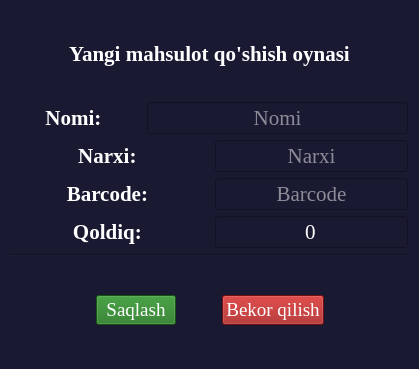
<?xml version="1.0" encoding="UTF-8"?>
<ui version="4.0">
 <class>Form</class>
 <widget class="QWidget" name="Form">
  <property name="geometry">
   <rect>
    <x>0</x>
    <y>0</y>
    <width>419</width>
    <height>369</height>
   </rect>
  </property>
  <property name="font">
   <font>
    <family>Times New Roman</family>
   </font>
  </property>
  <property name="windowTitle">
   <string>Yangi mahsulot</string>
  </property>
  <property name="windowIcon">
   <iconset resource="icons/images.qrc">
    <normaloff>:/image/plus.png</normaloff>:/image/plus.png</iconset>
  </property>
  <property name="styleSheet">
   <string notr="true">background-color: rgb(25, 25, 50); color: white;</string>
  </property>
  <layout class="QVBoxLayout" name="verticalLayout">
   <item>
    <layout class="QVBoxLayout" name="verticalLayout_2">
     <item>
      <widget class="QLabel" name="label">
       <property name="font">
        <font>
         <family>Times New Roman</family>
         <pointsize>16</pointsize>
         <weight>75</weight>
         <bold>true</bold>
        </font>
       </property>
       <property name="styleSheet">
        <string notr="true">color: white;
</string>
       </property>
       <property name="text">
        <string>Yangi mahsulot qo'shish oynasi</string>
       </property>
       <property name="alignment">
        <set>Qt::AlignCenter</set>
       </property>
      </widget>
     </item>
     <item>
      <layout class="QHBoxLayout" name="horizontalLayout" stretch="1,2">
       <item>
        <widget class="QLabel" name="label_2">
         <property name="font">
          <font>
           <family>Times New Roman</family>
           <pointsize>16</pointsize>
           <weight>75</weight>
           <bold>true</bold>
          </font>
         </property>
         <property name="styleSheet">
          <string notr="true">color: white;
</string>
         </property>
         <property name="text">
          <string>Nomi: </string>
         </property>
         <property name="alignment">
          <set>Qt::AlignCenter</set>
         </property>
        </widget>
       </item>
       <item>
        <widget class="QLineEdit" name="lineEdit">
         <property name="font">
          <font>
           <family>Times New Roman</family>
           <pointsize>16</pointsize>
          </font>
         </property>
         <property name="alignment">
          <set>Qt::AlignCenter</set>
         </property>
         <property name="placeholderText">
          <string>Nomi</string>
         </property>
        </widget>
       </item>
      </layout>
     </item>
     <item>
      <layout class="QHBoxLayout" name="horizontalLayout_4" stretch="1,0">
       <item>
        <widget class="QLabel" name="label_5">
         <property name="font">
          <font>
           <family>Times New Roman</family>
           <pointsize>16</pointsize>
           <weight>75</weight>
           <bold>true</bold>
          </font>
         </property>
         <property name="styleSheet">
          <string notr="true">color: white;
</string>
         </property>
         <property name="text">
          <string>Narxi: </string>
         </property>
         <property name="alignment">
          <set>Qt::AlignCenter</set>
         </property>
        </widget>
       </item>
       <item>
        <widget class="QLineEdit" name="lineEdit_3">
         <property name="font">
          <font>
           <family>Times New Roman</family>
           <pointsize>16</pointsize>
          </font>
         </property>
         <property name="alignment">
          <set>Qt::AlignCenter</set>
         </property>
         <property name="placeholderText">
          <string>Narxi</string>
         </property>
        </widget>
       </item>
      </layout>
     </item>
     <item>
      <layout class="QHBoxLayout" name="horizontalLayout_5" stretch="1,0">
       <item>
        <widget class="QLabel" name="label_6">
         <property name="font">
          <font>
           <family>Times New Roman</family>
           <pointsize>16</pointsize>
           <weight>75</weight>
           <bold>true</bold>
          </font>
         </property>
         <property name="styleSheet">
          <string notr="true">color: white;
</string>
         </property>
         <property name="text">
          <string>Barcode: </string>
         </property>
         <property name="alignment">
          <set>Qt::AlignCenter</set>
         </property>
        </widget>
       </item>
       <item>
        <widget class="QLineEdit" name="lineEdit_4">
         <property name="font">
          <font>
           <family>Times New Roman</family>
           <pointsize>16</pointsize>
          </font>
         </property>
         <property name="alignment">
          <set>Qt::AlignCenter</set>
         </property>
         <property name="placeholderText">
          <string>Barcode</string>
         </property>
        </widget>
       </item>
      </layout>
     </item>
     <item>
      <layout class="QHBoxLayout" name="horizontalLayout_6" stretch="1,0">
       <item>
        <widget class="QLabel" name="label_7">
         <property name="font">
          <font>
           <family>Times New Roman</family>
           <pointsize>16</pointsize>
           <weight>75</weight>
           <bold>true</bold>
          </font>
         </property>
         <property name="styleSheet">
          <string notr="true">color: white;
</string>
         </property>
         <property name="text">
          <string>Qoldiq: </string>
         </property>
         <property name="alignment">
          <set>Qt::AlignCenter</set>
         </property>
        </widget>
       </item>
       <item>
        <widget class="QLineEdit" name="lineEdit_6">
         <property name="font">
          <font>
           <family>Times New Roman</family>
           <pointsize>16</pointsize>
          </font>
         </property>
         <property name="text">
          <string>0</string>
         </property>
         <property name="alignment">
          <set>Qt::AlignCenter</set>
         </property>
         <property name="placeholderText">
          <string>Qoldiq</string>
         </property>
        </widget>
       </item>
      </layout>
     </item>
     <item>
      <widget class="Line" name="line">
       <property name="orientation">
        <enum>Qt::Horizontal</enum>
       </property>
      </widget>
     </item>
     <item>
      <spacer name="verticalSpacer_2">
       <property name="orientation">
        <enum>Qt::Vertical</enum>
       </property>
       <property name="sizeType">
        <enum>QSizePolicy::Minimum</enum>
       </property>
       <property name="sizeHint" stdset="0">
        <size>
         <width>10</width>
         <height>10</height>
        </size>
       </property>
      </spacer>
     </item>
     <item>
      <layout class="QGridLayout" name="gridLayout_23">
       <item row="0" column="3">
        <widget class="QPushButton" name="pushButton_9">
         <property name="font">
          <font>
           <family>Times New Roman</family>
           <pointsize>14</pointsize>
           <underline>false</underline>
           <strikeout>false</strikeout>
           <stylestrategy>PreferDefault</stylestrategy>
          </font>
         </property>
         <property name="cursor">
          <cursorShape>ArrowCursor</cursorShape>
         </property>
         <property name="styleSheet">
          <string notr="true">background-color: rgb(160, 20, 20); color: white;</string>
         </property>
         <property name="text">
          <string>Bekor qilish</string>
         </property>
        </widget>
       </item>
       <item row="0" column="0">
        <spacer name="horizontalSpacer_29">
         <property name="font">
          <font>
           <family>Times New Roman</family>
           <pointsize>14</pointsize>
           <stylestrategy>PreferDefault</stylestrategy>
          </font>
         </property>
         <property name="orientation">
          <enum>Qt::Horizontal</enum>
         </property>
         <property name="sizeType">
          <enum>QSizePolicy::Expanding</enum>
         </property>
         <property name="sizeHint" stdset="0">
          <size>
           <width>40</width>
           <height>20</height>
          </size>
         </property>
        </spacer>
       </item>
       <item row="0" column="4">
        <spacer name="horizontalSpacer_28">
         <property name="font">
          <font>
           <family>Times New Roman</family>
           <pointsize>14</pointsize>
           <stylestrategy>PreferDefault</stylestrategy>
          </font>
         </property>
         <property name="orientation">
          <enum>Qt::Horizontal</enum>
         </property>
         <property name="sizeType">
          <enum>QSizePolicy::Expanding</enum>
         </property>
         <property name="sizeHint" stdset="0">
          <size>
           <width>40</width>
           <height>20</height>
          </size>
         </property>
        </spacer>
       </item>
       <item row="0" column="1">
        <widget class="QPushButton" name="pushButton_11">
         <property name="font">
          <font>
           <family>Times New Roman</family>
           <pointsize>14</pointsize>
           <weight>50</weight>
           <bold>false</bold>
           <stylestrategy>PreferDefault</stylestrategy>
          </font>
         </property>
         <property name="styleSheet">
          <string notr="true">background-color: rgb(31, 118, 28); color: white;</string>
         </property>
         <property name="text">
          <string>Saqlash</string>
         </property>
        </widget>
       </item>
       <item row="0" column="2">
        <spacer name="horizontalSpacer_27">
         <property name="font">
          <font>
           <family>Times New Roman</family>
           <pointsize>14</pointsize>
           <stylestrategy>PreferDefault</stylestrategy>
          </font>
         </property>
         <property name="orientation">
          <enum>Qt::Horizontal</enum>
         </property>
         <property name="sizeType">
          <enum>QSizePolicy::Minimum</enum>
         </property>
         <property name="sizeHint" stdset="0">
          <size>
           <width>40</width>
           <height>20</height>
          </size>
         </property>
        </spacer>
       </item>
       <item row="1" column="2">
        <spacer name="verticalSpacer">
         <property name="orientation">
          <enum>Qt::Vertical</enum>
         </property>
         <property name="sizeType">
          <enum>QSizePolicy::Minimum</enum>
         </property>
         <property name="sizeHint" stdset="0">
          <size>
           <width>20</width>
           <height>10</height>
          </size>
         </property>
        </spacer>
       </item>
      </layout>
     </item>
    </layout>
   </item>
  </layout>
 </widget>
 <resources>
  <include location="icons/images.qrc"/>
 </resources>
 <connections/>
</ui>
